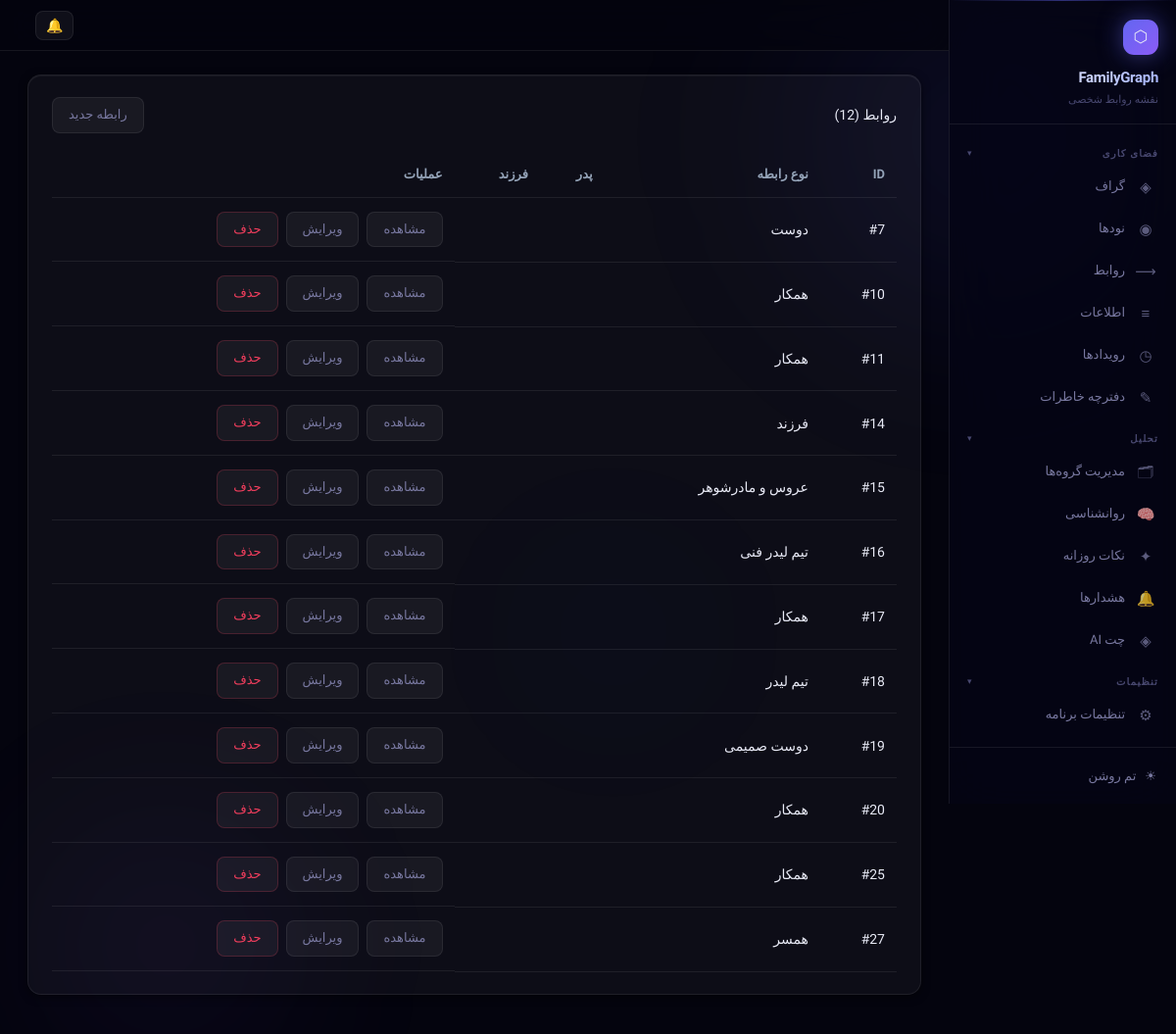
Before: /relationships/ with the older database file.
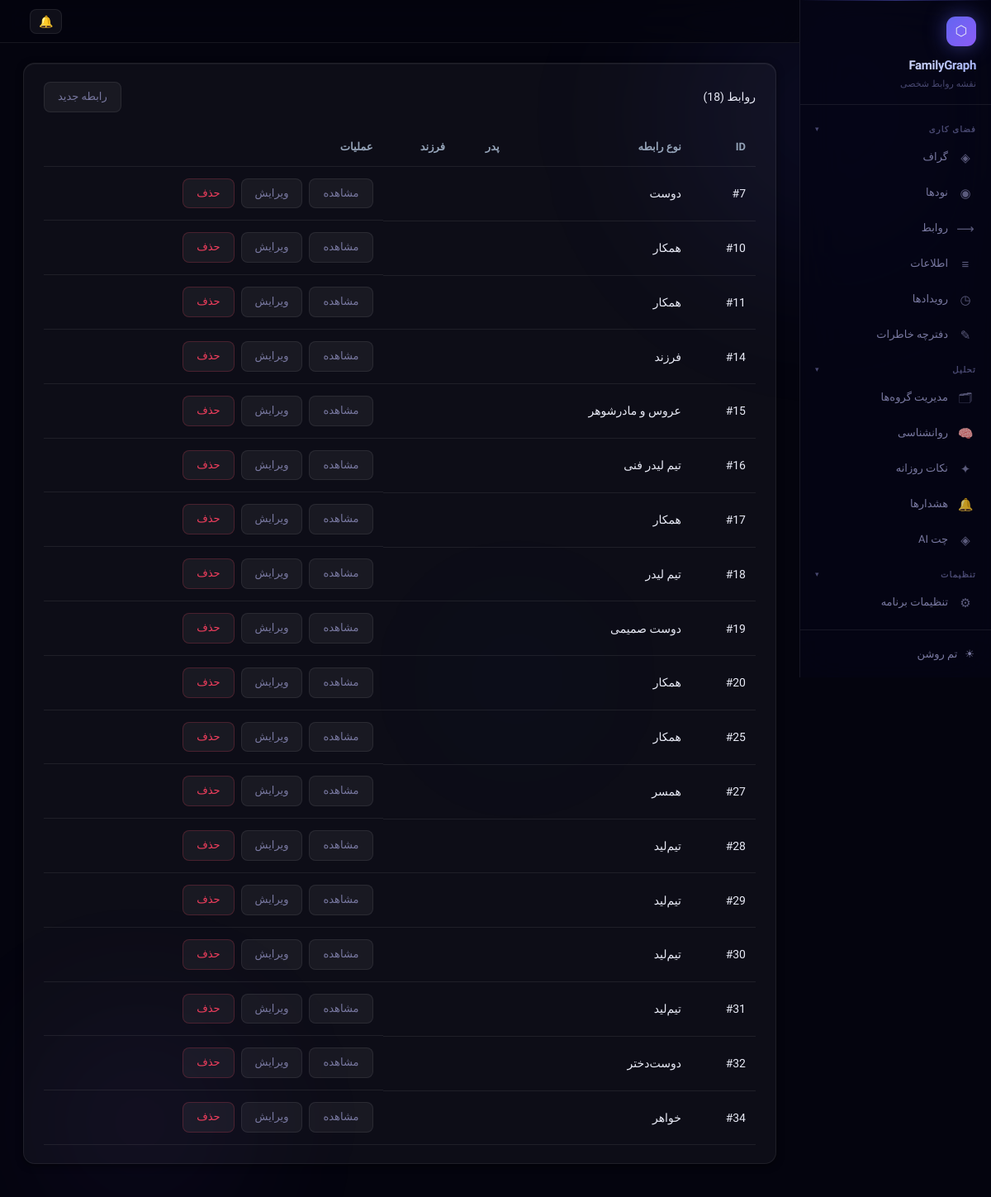
After: the same page with the newer database file.
### main/models.py (models this page shows, shortened)
class Relationship(models.Model):
    STATUS_CHOICES = [
        ('active',    'فعال'),
        ('distant',   'دور شده'),
        ('inactive',  'غیرفعال'),
    ]
    rel      = models.CharField(max_length=100, blank=True, null=True)
    source   = models.ForeignKey(Node, related_name='as_source', on_delete=models.PROTECT)
    target   = models.ForeignKey(Node, related_name='as_target', on_delete=models.PROTECT)
    strength = models.IntegerField(default=3, choices=[(i, i) for i in range(1, 6)])  # 1-5
    status   = models.CharField(max_length=10, choices=STATUS_CHOICES, default='active')
    met_at   = models.DateField(blank=True, null=True, verbose_name='تاریخ آشنایی')
    class Meta:
        unique_together = ('source', 'target', 'rel')

### main/views.py (the view)
# urls.py: path('relationships/', views.RelationshipListView.as_view(), name='relationship_list'),
class RelationshipListView(ListView):
    model = Relationship
    template_name = 'relationships/relationship_list.html'
    context_object_name = 'relationships'
    paginate_by = 20

### templates/relationships/relationship_list.html (shortened to what this page needs)
{% extends "base.html" %}
{% block content %}
<div class="card">
	<div class="header-row">
		<div class="card-title">
			روابط ({{ relationships|length }})
		</div>
		<a href="{% url 'relationship_create' %}" class="btn">
			رابطه جدید
		</a>
	</div>
	<table class="table">
		<thead>
			<tr>
				<th>ID</th>
				<th>نوع رابطه</th>
				<th>پدر</th>
				<th>فرزند</th>
				<th>عملیات</th>
			</tr>
		</thead>
		<tbody>
		{% for rel in relationships %}
			<tr>
				<td>#{{ rel.id }}</td>
				<td>
					{{ rel.rel }}
				</td>
				<td>
				</td>
				<td>
				</td>
				<td class="actions">
					<a href="{% url 'relationship_detail' rel.id %}" class="btn">
						مشاهده
					</a>
					<a href="{% url 'relationship_update' rel.id %}" class="btn">
						ویرایش
					</a>
					<a href="{% url 'relationship_delete' rel.id %}" class="btn btn-danger">
						حذف
					</a>
				</td>
			</tr>
		{% empty %}
			<tr>
				<td colspan="5">
					هیچ رابطه‌ای ثبت نشده است
				</td>
			</tr>
		{% endfor %}
		</tbody>
	</table>
</div>
{% endblock %}

Changed rows visible on the page:
added Relationship: id "28", rel "تیم‌لید"
added Relationship: id "29", rel "تیم‌لید"
added Relationship: id "30", rel "تیم‌لید"
added Relationship: id "31", rel "تیم‌لید"
added Relationship: id "32", rel "دوست‌دختر"
added Relationship: id "34", rel "خواهر"
Other visible differences:
{{ relationships|length }}: "12" → "18"
